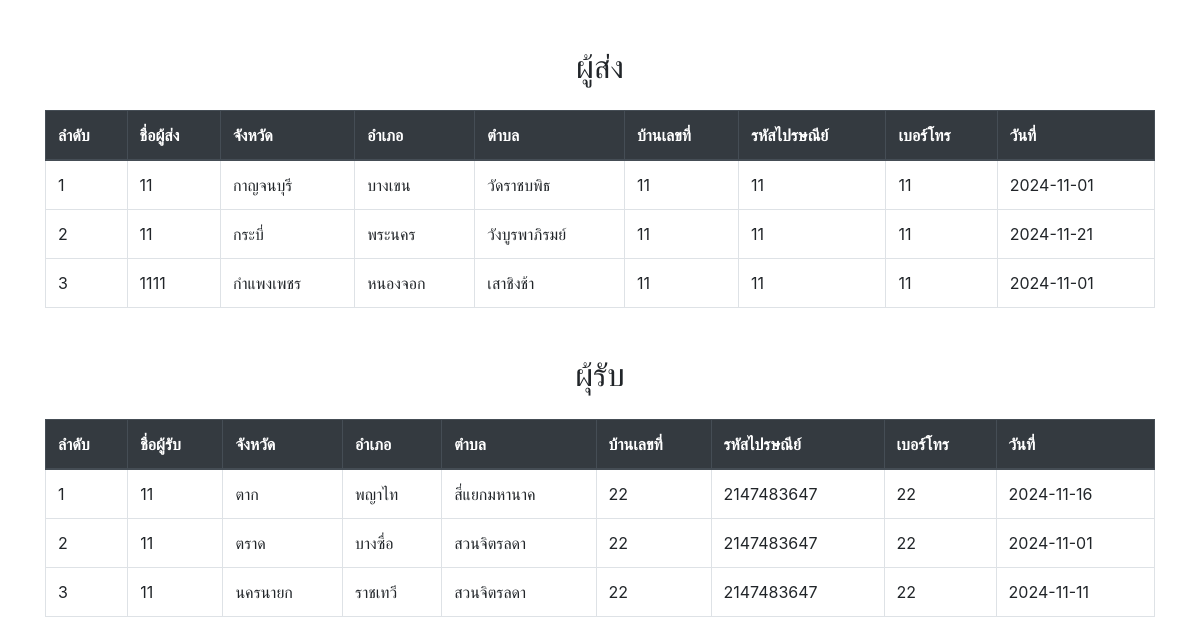
The app's page /444.php with its own data.
### tables this page shows
CREATE TABLE `b11` (
  `name1` varchar(50) NOT NULL,
  `name2` varchar(50) NOT NULL,
  `r1` varchar(50) NOT NULL,
  `r2` varchar(50) NOT NULL,
  `a1` varchar(50) NOT NULL,
  `a2` varchar(50) NOT NULL,
  `c1` varchar(50) NOT NULL,
  `c2` varchar(50) NOT NULL,
  `x1` varchar(50) NOT NULL,
  `x2` varchar(50) NOT NULL,
  `p1` int(50) NOT NULL,
  `p2` int(50) NOT NULL,
  `b1` int(50) NOT NULL,
  `b2` int(50) NOT NULL,
  `senderBirthday` date NOT NULL,
  `u2` date NOT NULL,
  `id` int(11) NOT NULL
);

### 444.php (the view, shortened to what this page needs)
<?php
include('config.php');
$sql = "SELECT * FROM b11";
$query = $dbcon->prepare($sql);
$query->execute();
$results = $query->fetchAll(PDO::FETCH_ASSOC);
?>
<!DOCTYPE html>
<html lang="en">
<head>
    <link rel="stylesheet" href="https://maxcdn.bootstrapcdn.com/bootstrap/4.5.2/css/bootstrap.min.css">
</head>
<body>
    <div class="container">
        <h2 class="mt-5 mb-4 text-center">ผู้ส่ง</h2>
        <table class="table table-bordered">
            <thead class="thead-dark">
                <tr> <th>ลำดับ</th>
                    <th>ชื่อผู้ส่ง</th>
                    <th>จังหวัด</th>
                    <th>อำเภอ</th>
                    <th>ตำบล</th>
                    <th>บ้านเลขที่</th>
                    <th>รหัสไปรษณีย์</th>
                    <th>เบอร์โทร</th>
                    <th>วันที่</th>
                </tr>
            </thead>
            <tbody>
                <?php foreach ($results as $row): ?>
                <tr>
                    <td><?php echo htmlspecialchars($row['id']); ?></td>
                    <td><?php echo htmlspecialchars($row['name1']); ?></td>
                    <td><?php echo htmlspecialchars($row['r1']); ?></td>
                    <td><?php echo htmlspecialchars($row['a1']); ?></td>
                    <td><?php echo htmlspecialchars($row['c1']); ?></td>
                    <td><?php echo htmlspecialchars($row['x1']); ?></td>
                    <td><?php echo htmlspecialchars($row['p1']); ?></td>
                    <td><?php echo htmlspecialchars($row['b1']); ?></td>
                    <td><?php echo htmlspecialchars($row['senderBirthday']); ?></td>
                </tr>
                <?php endforeach; ?>
            </tbody>
        </table>
        <h2 class="mt-5 mb-4 text-center">ผุ้รับ</h2>
        <table class="table table-bordered">
            <thead class="thead-dark">
                <tr>
                <th>ลำดับ</th>
                    <th>ชื่อผู้รับ</th>
                    <th>จังหวัด</th>
                    <th>อำเภอ</th>
                    <th>ตำบล</th>
                    <th>บ้านเลขที่</th>
                    <th>รหัสไปรษณีย์</th>
                    <th>เบอร์โทร</th>
                    <th>วันที่</th>
                </tr>
            </thead>
            <tbody>
                <?php foreach ($results as $row): ?>
                <tr>
                <td><?php echo htmlspecialchars($row['id']); ?></td>
                    <td><?php echo htmlspecialchars($row['name2']); ?></td>
                    <td><?php echo htmlspecialchars($row['r2']); ?></td>
                    <td><?php echo htmlspecialchars($row['a2']); ?></td>
                    <td><?php echo htmlspecialchars($row['c2']); ?></td>
                    <td><?php echo htmlspecialchars($row['x2']); ?></td>
                    <td><?php echo htmlspecialchars($row['p2']); ?></td>
                    <td><?php echo htmlspecialchars($row['b2']); ?></td>
                    <td><?php echo htmlspecialchars($row['u2']); ?></td>
                </tr>
                <?php endforeach; ?>
            </tbody>
        </table>
    </div>
</body>
</html>

### 444.php (style rules this page uses)
body { font-family: Arial, sans-serif; margin: 20px; background-color: #eaeaea; }
table { width: 100%; border-collapse: collapse; margin-top: 10px; }
th, td { border: 1px solid #dddddd; text-align: left; padding: 10px; word-wrap: break-word; }
th { background-color: #007BFF; color: white; }

### records on screen
b11: id "1", name1 "11", r1 "กาญจนบุรี", a1 "บางเขน", c1 "วัดราชบพิธ", x1 "11", p1 "11", b1 "11", senderBirthday "2024-11-01", name2 "11", r2 "ตาก", a2 "พญาไท", c2 "สี่แยกมหานาค", x2 "22", p2 "2147483647", b2 "22", u2 "2024-11-16"
b11: id "2", name1 "11", r1 "กระบี่", a1 "พระนคร", c1 "วังบูรพาภิรมย์", x1 "11", p1 "11", b1 "11", senderBirthday "2024-11-21", name2 "11", r2 "ตราด", a2 "บางซื่อ", c2 "สวนจิตรลดา", x2 "22", p2 "2147483647", b2 "22", u2 "2024-11-01"
b11: id "3", name1 "1111", r1 "กำแพงเพชร", a1 "หนองจอก", c1 "เสาชิงช้า", x1 "11", p1 "11", b1 "11", senderBirthday "2024-11-01", name2 "11", r2 "นครนายก", a2 "ราชเทวี", c2 "สวนจิตรลดา", x2 "22", p2 "2147483647", b2 "22", u2 "2024-11-11"
